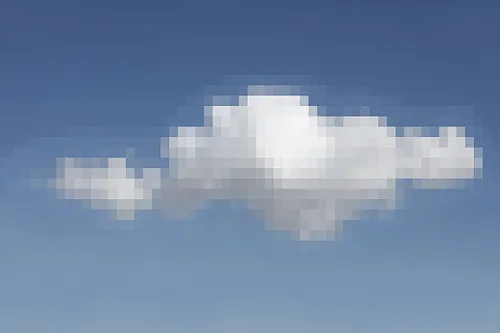
#> input picture input_images/pixelated-cloud.webp, 500 x 333 px
$ python slow.py
#> lines starting #> are read from the running program, lines starting #| are printed output that depends on the picture; after the words box and inside, x2 and y2 are one past the last pixel; in counts of white or black regions, pixels touching at a corner belong together; long printed decimals are rounded
#> in is_image_pixelated, img is the input picture: shape (333, 500, 3); mean B, G, R 165.7, 135.9, 114.7
import cv2
import numpy as np

def zoom_in_image(image, scale=4):
#> called with scale = 4
    height, width = image.shape[:2]
#> height = 333; width = 500
    new_size = (width * scale, height * scale)
#> new_size = (2000, 1332)
    zoomed_image = cv2.resize(image, new_size, interpolation=cv2.INTER_NEAREST)
    return zoomed_image

def detect_edges(image):
    gray = cv2.cvtColor(image, cv2.COLOR_BGR2GRAY)
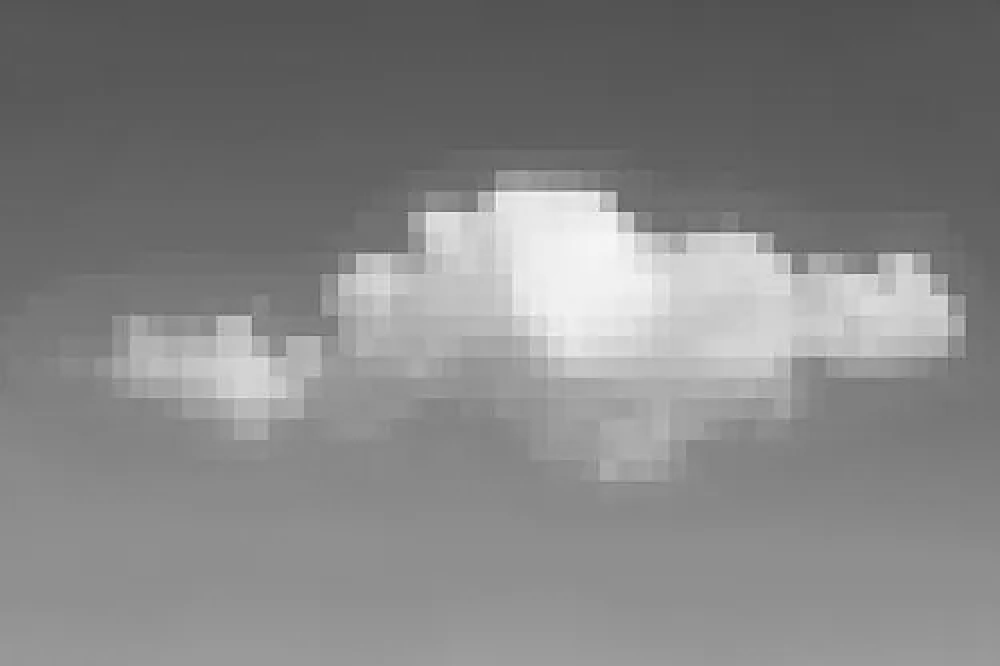
#> gray: shape (1332, 2000) (shown at 1/2 size); min 81, max 247, mean 132.9
    edges = cv2.Canny(gray, 100, 200)
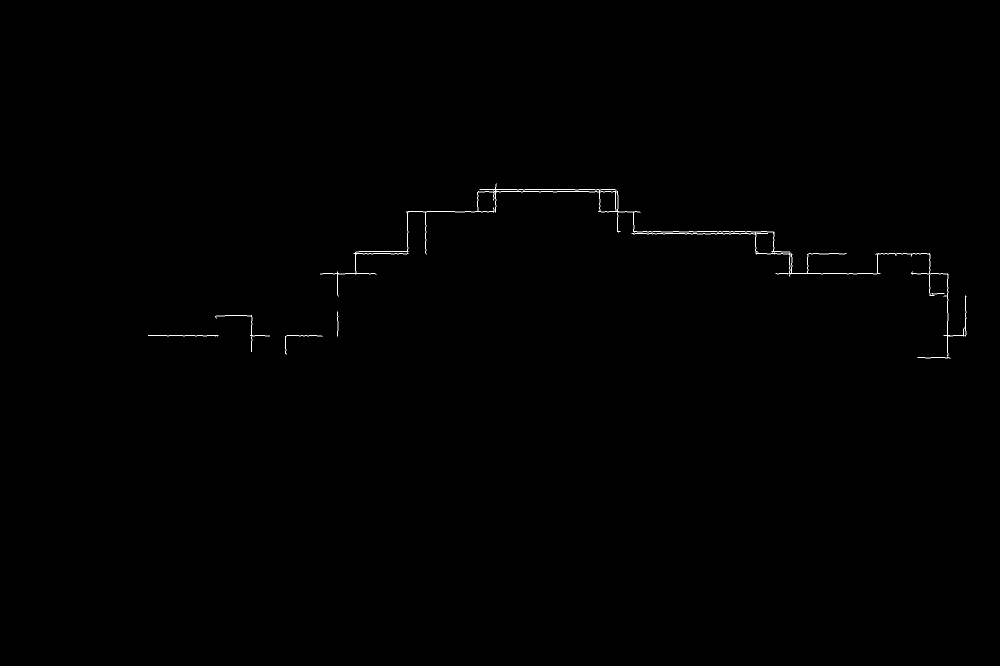
#> edges: shape (1332, 2000) (shown at 1/2 size); 0.15% white in thin lines or dots, all inside (x1, y1, x2, y2) = (296, 367, 1933, 717)
    return edges

def is_image_pixelated(image_path, threshold=10, block_size=16):
    img = cv2.imread(image_path)
    if img is None:
        raise ValueError(f"Image not found or unable to open: {image_path}")

    zoomed_img = zoom_in_image(img)
    edges = detect_edges(zoomed_img)
    blocky_score = 0
    height, width = edges.shape
#> height = 1332; width = 2000
    for y in range(0, height, block_size):
        for x in range(0, width, block_size):
            block = edges[y:y+block_size, x:x+block_size]
            if block.shape[0] == block_size and block.shape[1] == block_size:
                variance = np.var(block)
                edge_density = np.sum(block) / (block_size * block_size)
                blocky_score += variance * edge_density
#> after the loop, blocky_score = 19775015.2

    num_blocks = (height // block_size) * (width // block_size)
#> num_blocks = 10375
    avg_blocky_score = blocky_score / num_blocks
#> avg_blocky_score = 1906
    print(f"Blocky score for {image_path}: {avg_blocky_score}")
#| Blocky score for input_images/pixelated-cloud.webp: 1906.026
    is_pixelated = avg_blocky_score < threshold
#> is_pixelated = False
    print(f"Is {image_path} pixelated? {is_pixelated}")
#| Is input_images/pixelated-cloud.webp pixelated? False
    return is_pixelated

image_path1 = 'input_images/pixelated-cloud.webp'
image_path2 = 'input_images/non.jpg'

result1 = is_image_pixelated(image_path1)
#> result1 = False
result2 = is_image_pixelated(image_path2)
#> call 2 of is_image_pixelated, with image_path = 'input_images/non.jpg', threshold = 10, block_size = 16
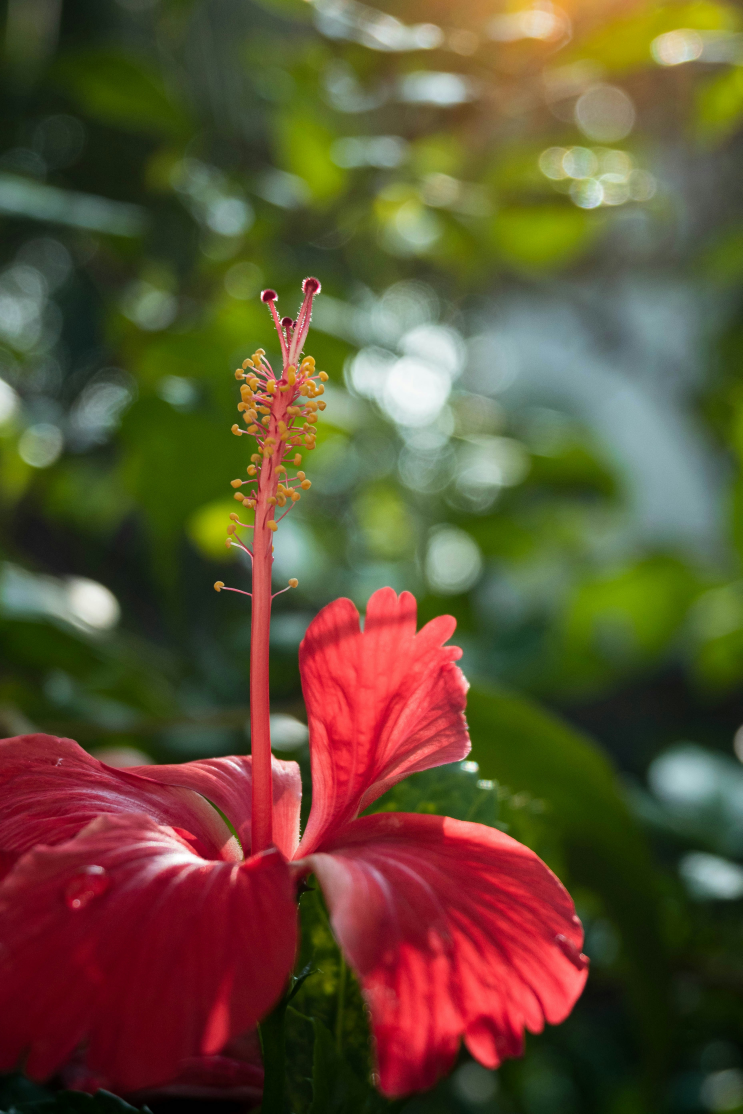
#> input picture input_images/non.jpg, 3712 x 5568 px (shown at 1/5 size)
#> in is_image_pixelated, img is the input picture: shape (5568, 3712, 3); mean B, G, R 53.1, 80.3, 97.1
#> (the run stopped early here; a loop or call above may not have finished)
